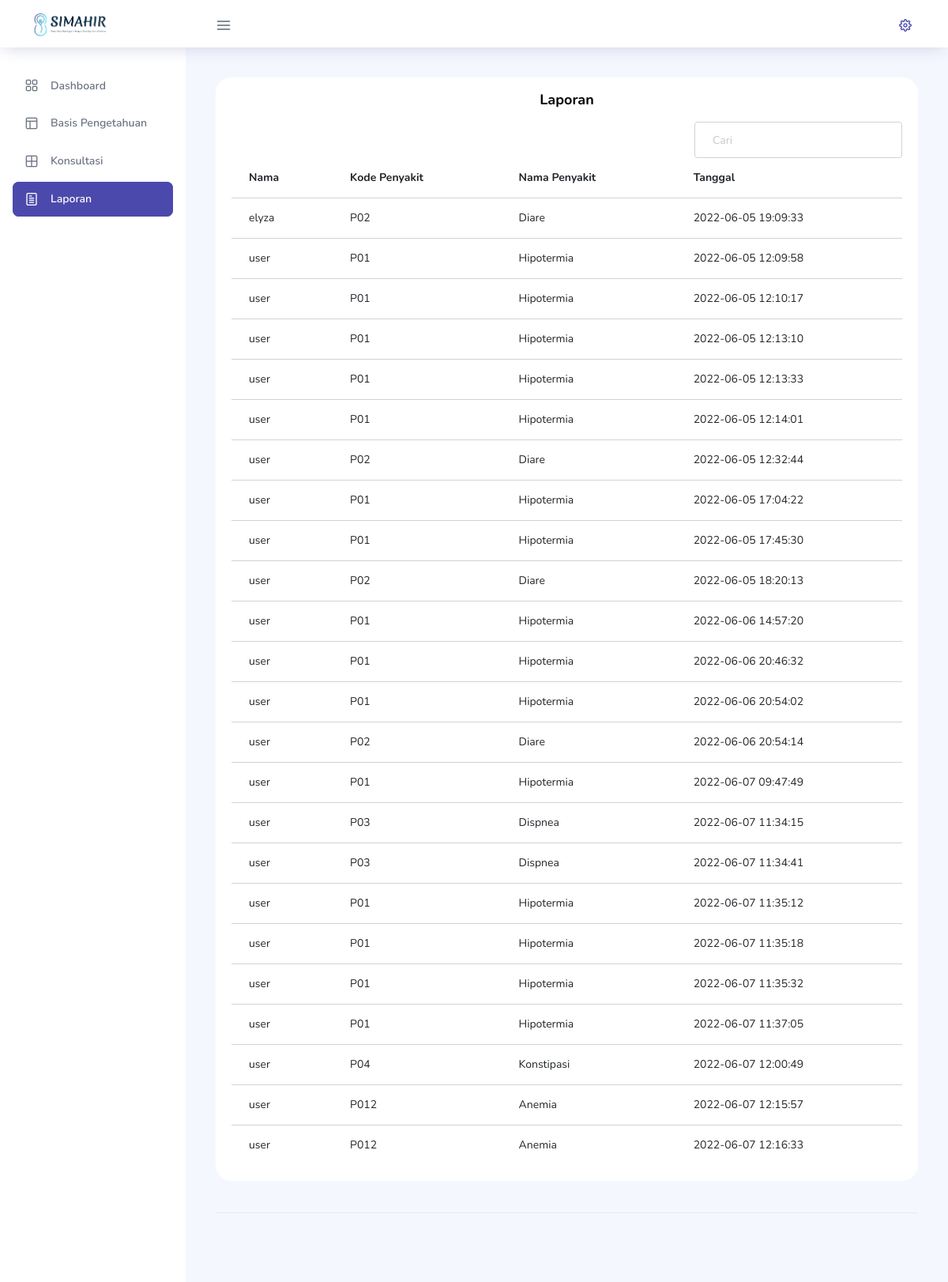
Before: /view/laporan.php (signed in) with the older database file.
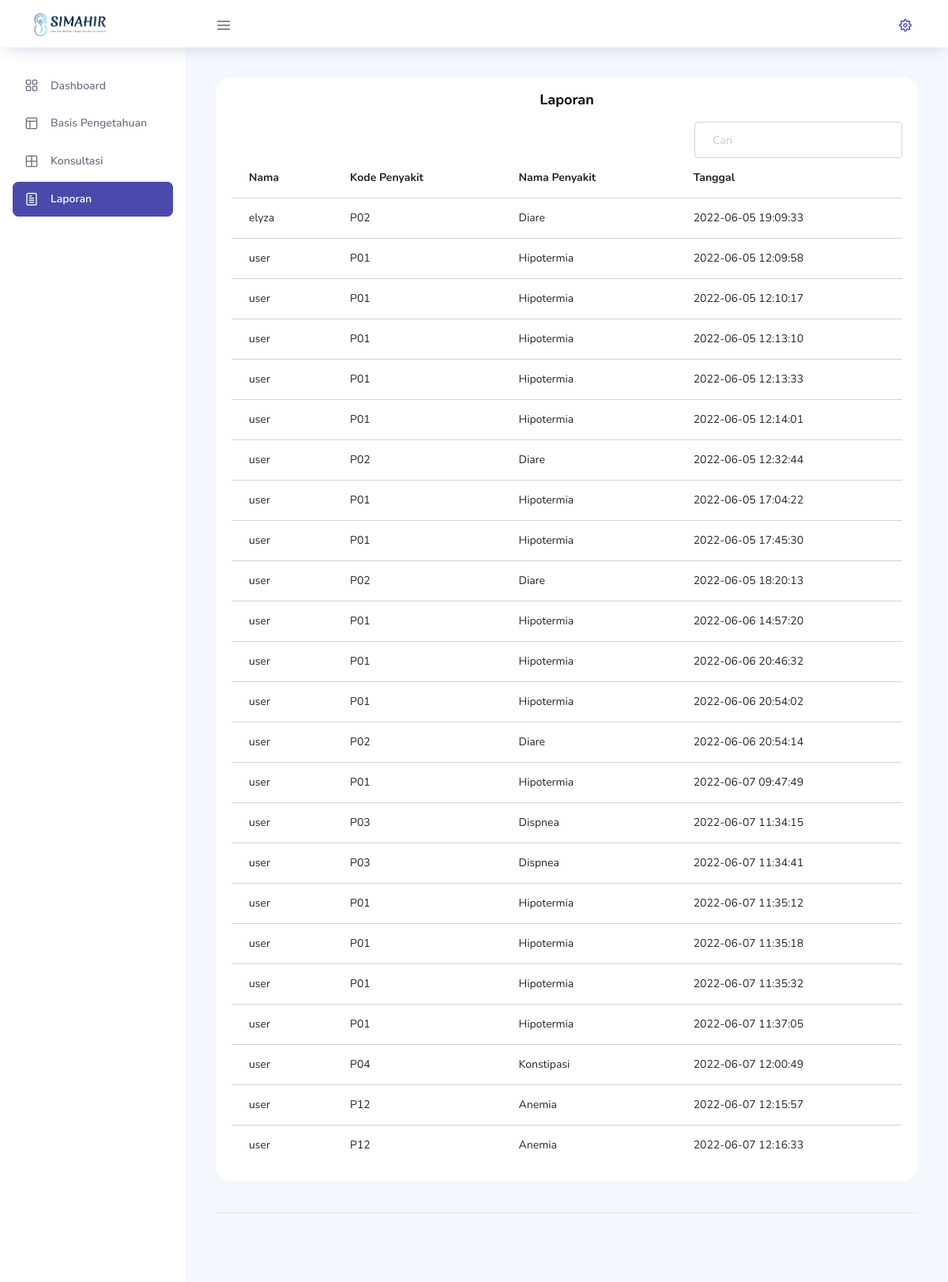
After: the same page with the newer database file.
### tables this page shows
CREATE TABLE `tb_diagnosa`  (
  `id_diagnosa` int(11) NOT NULL AUTO_INCREMENT,
  `username` varchar(32) NOT NULL,
  `penyakit` varchar(4) NULL DEFAULT NULL,
  `tanggal` datetime(0) NULL DEFAULT current_timestamp(0),
  PRIMARY KEY (`id_diagnosa`) USING BTREE,
  INDEX `username`(`username`) USING BTREE,
  INDEX `kd_penyakit`(`penyakit`) USING BTREE,
  CONSTRAINT `kd_penyakit` FOREIGN KEY (`penyakit`) REFERENCES `tb_penyakit` (`kode_penyakit`) ON DELETE CASCADE ON UPDATE CASCADE,
  CONSTRAINT `username` FOREIGN KEY (`username`) REFERENCES `tb_login` (`username`) ON DELETE CASCADE ON UPDATE CASCADE
);

CREATE TABLE `tb_penyakit`  (
  `kode_penyakit` varchar(4) NOT NULL,
  `nama_penyakit` varchar(50) NOT NULL,
  `keterangan_penyakit` text NULL,
  `foto` varchar(128) NULL DEFAULT NULL,
  `solusi` text NOT NULL,
  PRIMARY KEY (`kode_penyakit`) USING BTREE
);

### class/koneksi.php (called while the page is built, shortened)
<?php
    class koneksi{
        public function __construct($con){
            $this->db=$con;
        }
    }
?>

### class/class_laporan.php (the view, shortened to what this page needs)
<?php
require_once 'koneksi.php';
class laporan extends koneksi
{
    public function tampilLaporan($query)
    {
        $query = $this->db->prepare($query);
        $query->execute();
        while ($row = $query->fetch(PDO::FETCH_ASSOC)) : ?>
<tr>
    <td><?= "{$row['nama_user']}"; ?></td>
    <td><?= "{$row['penyakit']}"; ?></td>
    <td><?= "{$row['nama_penyakit']}"; ?></td>
    <td><?= "{$row['tanggal']}"; ?></td>
</tr>
<?php endwhile;
    }
}

### view/laporan.php (shortened to what this page needs)
<!DOCTYPE html>
<html lang="en">
<head>
    <link rel="stylesheet" href="../template/vendors/feather/feather.css">
    <link rel="stylesheet" href="../template/vendors/ti-icons/css/themify-icons.css">
    <link rel="stylesheet" href="../template/vendors/css/vendor.bundle.base.css">
    <link rel="stylesheet" href="../template/css/vertical-layout-light/style.css">
    <link rel="stylesheet" href="../template/vendors/select2/select2.min.css">
    <link rel="stylesheet" href="../template/vendors/select2-bootstrap-theme/select2-bootstrap.min.css">
</head>
<body>
    <div class="container-scroller">
        <nav class="navbar col-lg-12 col-12 p-0 fixed-top d-flex flex-row">
            <div class="text-center navbar-brand-wrapper d-flex align-items-center justify-content-center">
                <a class="navbar-brand brand-logo mr-5" href="../template/indexpakar.php"><img
                        src="../template/images/logo.png" class="mr-2" alt="logo" /></a>
            </div>
            <div class="navbar-menu-wrapper d-flex align-items-center justify-content-end">
                <button class="navbar-toggler navbar-toggler align-self-center" type="button" data-toggle="minimize">
                    <span class="icon-menu"></span>
                </button>
                <ul class="navbar-nav navbar-nav-right">
                    <li class="nav-item nav-profile dropdown">
                        <a class="nav-link dropdown-toggle" href="#" data-toggle="dropdown" id="profileDropdown">
                            <i class="icon-cog text-primary"></i>
                        </a>
                    </li>
                </ul>
            </div>
        </nav>
        <div class="container-fluid page-body-wrapper">
            <?php require_once '../template/menu_pakar.php' ?>
            <div class="main-panel">
                <div class="content-wrapper">
                    <div class="row">
                        <div class="col-lg-12 grid-margin stretch-card">
                            <div class="card">
                                <div class="card-body">
                                    <center>
                                        <h4 class="card-title">Laporan</h4>
                                    </center>
                                    <div class="row justify-content-between">
                                        <div class="col-4">
                                        </div>
                                        <div class="col-4">
                                            <input class="form-control" placeholder="Cari" type='text' id='input'
                                                onkeyup='searchTable()'>
                                        </div>
                                    </div>
                                    <div class="table-responsive">
                                        <table class="table table-hover">
                                            <thead>
                                                <tr>
                                                    <th scope="col">Nama</th>
                                                    <th scope="col">Kode Penyakit</th>
                                                    <th scope="col">Nama Penyakit</th>
                                                    <th scope="col">Tanggal</th>
                                                </tr>
                                            </thead>
                                            <?php
                                            require_once '../class/class_laporan.php';
                                            $query = "SELECT tb_diagnosa.*, tb_login.nama as nama_user, tb_penyakit.nama_penyakit FROM tb_diagnosa JOIN tb_login ON tb_diagnosa.username = tb_login.username JOIN tb_penyakit ON tb_diagnosa.penyakit = tb_penyakit.kode_penyakit";
                                            $laporan->tampilLaporan($query);
                                            ?>
                                        </table>
                                    </div>
                                </div>
                            </div>
                        </div>
                    </div>
                    <footer class="footer">
                    </footer>
                </div>
            </div>
        </div>
</body>
</html>

### template/menu_pakar.php
<nav class="sidebar sidebar-offcanvas" id="sidebar">
    <ul class="nav">
        <li class="nav-item">
            <a class="nav-link" href="../template/indexpakar.php">
                <i class="icon-grid menu-icon"></i>
                <span class="menu-title">Dashboard</span>
            </a>
        </li>
        <li class="nav-item">
            <a class="nav-link" href="../view/basis_pengetahuan.php">
                <i class="icon-layout menu-icon"></i>
                <span class="menu-title">Basis Pengetahuan</span>
            </a>
        </li>
        <li class="nav-item">
            <a class="nav-link" href="../view/pakarkonsul.php">
                <i class="icon-grid-2  menu-icon"></i>
                <span class="menu-title">Konsultasi</span>
            </a>
        </li>
        <li class="nav-item">
            <a class="nav-link" href="../view/laporan.php">
                <i class="icon-paper menu-icon"></i>
                <span class="menu-title">Laporan</span>
            </a>
        </li>
    </ul>
</nav>

Changed rows visible on the page:
changed tb_diagnosa (number 23 of 24 on the later page): penyakit "P012" → "P12"
changed tb_diagnosa (number 24 of 24 on the later page): penyakit "P012" → "P12"
